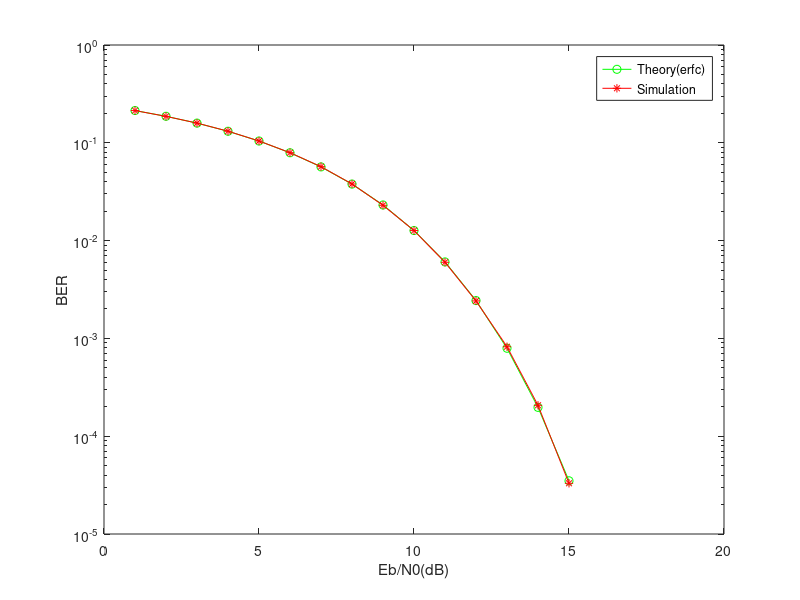

This figure's MATLAB source:
signal_count = 1000000;
original_signal = randi([0, 1], 1, signal_count);
sent_signal = original_signal;
for i = 1:signal_count
    if (original_signal(i) == 0)
        sent_signal(i) = 0;
    else
        sent_signal(i) = 1;
    end
end

ber_simulated = [];
ber_theoretical = [];
for EbN0Db = 1:15
    EbN0 = 10 ^ (EbN0Db / 10);
    var_error = sqrt(1 / (2 * EbN0));
    received_signal = sent_signal + var_error .* randn(1, signal_count);
    received_signal = (received_signal > 0.5);
    bits_changed = sum(received_signal ~= original_signal);
    simulated_error = bits_changed / signal_count;
    ber_simulated = [ber_simulated simulated_error];
    theoretical_error = 0.5 * erfc(sqrt(EbN0/4));
    ber_theoretical = [ber_theoretical theoretical_error];
end
EbN0Db = 1:15;
semilogy(EbN0Db, ber_theoretical, '-go', EbN0Db, ber_simulated, '-r*');
disp(ber_simulated);
xlabel('Eb/N0(dB)');
ylabel('BER');
legend('Theory(erfc)','Simulation');